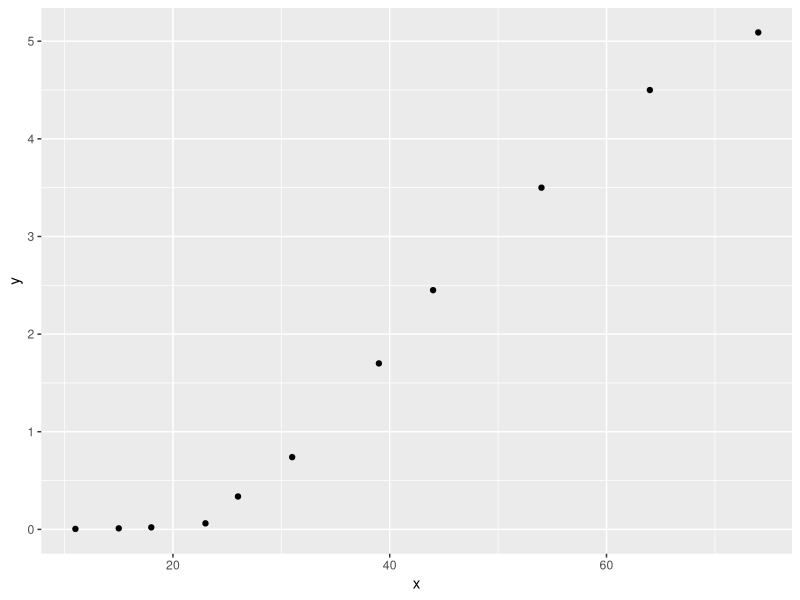
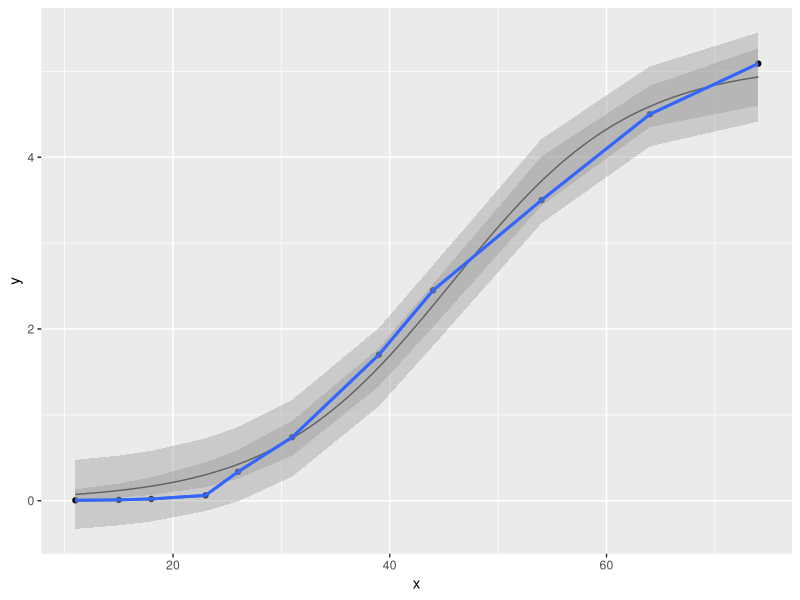

These charts were generated, in order, by the following R code:
## ---- chunk 1
library(knitr)
library(ggplot2)
## ---- chunk 2
algal <- data.frame(x = c(11, 15, 18, 23, 26, 31, 39, 44, 54, 64, 74), 
                    y = c(.0048, .0105, .0207, .0619, .3370, 
                          .7400, 1.7, 2.45, 3.5, 4.5, 5.09))
kable(algal, row.names = T)
## ---- chunk 3
require(ggplot2)
p <- ggplot(data = algal, aes(x, y)) + geom_point()
p
## ---- chunk 4
# setup grid
grid <- expand.grid(theta0 = seq(0, 10, 2), 
                    theta1 = seq(0, .5, .1), 
                    theta2 = seq(40, 60, 5))
kable(head(grid))
## ---- chunk 5
nlmodel <- function(x, theta) {
  theta[1] / (1 + exp(-theta[2] * (x - theta[3])))
}

sse <- apply(grid, 1, function(theta) {
  sum((algal$y - nlmodel(algal$x, theta))^2)
})
kable(head(data.frame(grid, sse)))  # only the head of the table is shown
## ---- chunk 6
grid[which.min(sse), ]
## ---- chunk 7
nls_fit <- nls(y ~ nlmodel(x, theta), data = algal, trace = T,
               start = list(theta = c(6, .1, 50)))
nls_fit
sm <- summary(nls_fit, correlation = T)
sm$coefficients
sm$correlation
## ---- chunk 8
# the output shows theta 1-3, it's actually theta 0-2
mapply(function(est, se) est + qt(c(.025, .975), df.residual(nls_fit)) * se,
       sm$coefficients[, 1], sm$coefficients[, 2], SIMPLIFY = F)
## ---- chunk 9
y0 <- fitted(nls_fit)
cf <- cf <- nls_fit$m$gradient() 
se <- apply(t(cf), 2, function(f0) {
  sm$sigma * {t(f0) %*% sm$cov.unscaled %*% f0}^(.5)
})

ll <- fitted(nls_fit) + qt(.025, df.residual(nls_fit)) * se
ul <- fitted(nls_fit) + qt(.975, df.residual(nls_fit)) * se
ci <- data.frame(algal, ll, ul)

# prediction intervals are similar
se <- apply(t(cf), 2, function(f0) {
  sm$sigma * {1 + t(f0) %*% sm$cov.unscaled %*% f0}^(.5)
})

ll <- fitted(nls_fit) + qt(.025, df.residual(nls_fit)) * se
ul <- fitted(nls_fit) + qt(.975, df.residual(nls_fit)) * se
pi <- data.frame(algal, ll, ul)

p + stat_function(fun = nlmodel, args = list(coef(nls_fit))) +
  geom_smooth(aes(ymin = ll, ymax = ul), data = ci, stat="identity") + 
  geom_smooth(aes(ymin = ll, ymax = ul), data = pi, stat="identity")
